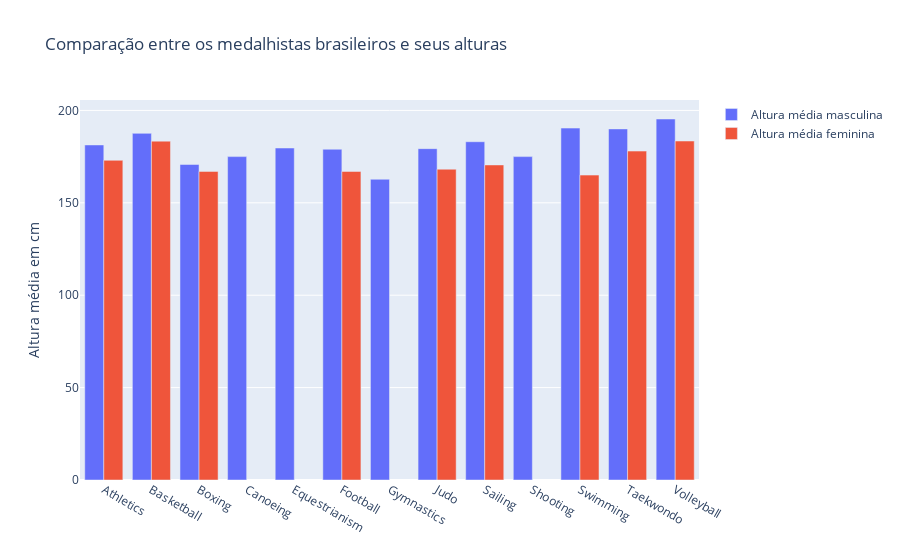

Notebook source saved alongside this figure:
### Markdown cell above
Vamos caracterizar fisicamente nossos medalhistas, verificando se há alguma correlação entre o desempenho em certos esportes e o tipo físico dos atletas. 

Gere um gráfico de barras contendo os diferentes esportes no eixo X e a altura dos atletas no eixo Y. Utilize barras lado-a-lado para separar atletas do sexo masculino e feminino.

### Code cell
brazil_with_medals_masculine = brazil_with_medals.loc[brazil_with_medals['Sex'] == 'M']

brazil_with_medals_feminine = brazil_with_medals.loc[brazil_with_medals['Sex'] == 'F']

brazil_with_medals_masculine_by_sport_and_height = brazil_with_medals_masculine.groupby(["Sport"])["Height"].mean()

brazil_with_medals_feminine_by_sport_and_height = brazil_with_medals_feminine.groupby(["Sport"])["Height"].mean()

data = pd.merge(
    brazil_with_medals_masculine_by_sport_and_height,
    brazil_with_medals_feminine_by_sport_and_height,
    how='left',
    left_index = True,
    right_index = True,
)

data.columns = ['Altura média masculina', 'Altura média feminina']

data.reset_index(inplace=True)

fig = px.bar(
    title = 'Comparação entre os medalhistas brasileiros e seus alturas',
    barmode ='group'
)

fig.add_bar(
    x = data['Sport'],
    y = data['Altura média masculina'],
    name = 'Altura média masculina'
)

fig.add_bar(
    x = data['Sport'],
    y = data['Altura média feminina'],
    name = 'Altura média feminina'
)

fig.update_yaxes(title_text='Altura média em cm')

fig.show()

### Figure 1 — Plotly figure (JSON) as saved in the notebook; plotly's stock layout.template omitted (floating-point values rounded to 4 significant figures)
{"data": [{"name": "Altura média masculina", "type": "bar", "x": ["Athletics", "Basketball", "Boxing", "Canoeing", "Equestrianism", "Football", "Gymnastics", "Judo", "Sailing", "Shooting", "Swimming", "Taekwondo", "Volleyball"], "y": [181.3, 187.6, 170.8, 175, 179.7, 179.0, 162.8, 179.3, 183.1, 175, 190.4, 190, 195.4]}, {"name": "Altura média feminina", "type": "bar", "x": ["Athletics", "Basketball", "Boxing", "Canoeing", "Equestrianism", "Football", "Gymnastics", "Judo", "Sailing", "Shooting", "Swimming", "Taekwondo", "Volleyball"], "y": [173, 183.4, 167, null, null, 167.0, null, 168.2, 170.5, null, 165, 178, 183.4]}], "layout": {"barmode": "group", "legend": {"tracegroupgap": 0}, "title": {"text": "Comparação entre os medalhistas brasileiros e seus alturas"}, "xaxis": {"anchor": "y", "domain": [0, 1]}, "yaxis": {"anchor": "x", "domain": [0, 1], "title": {"text": "Altura média em cm"}}}}
